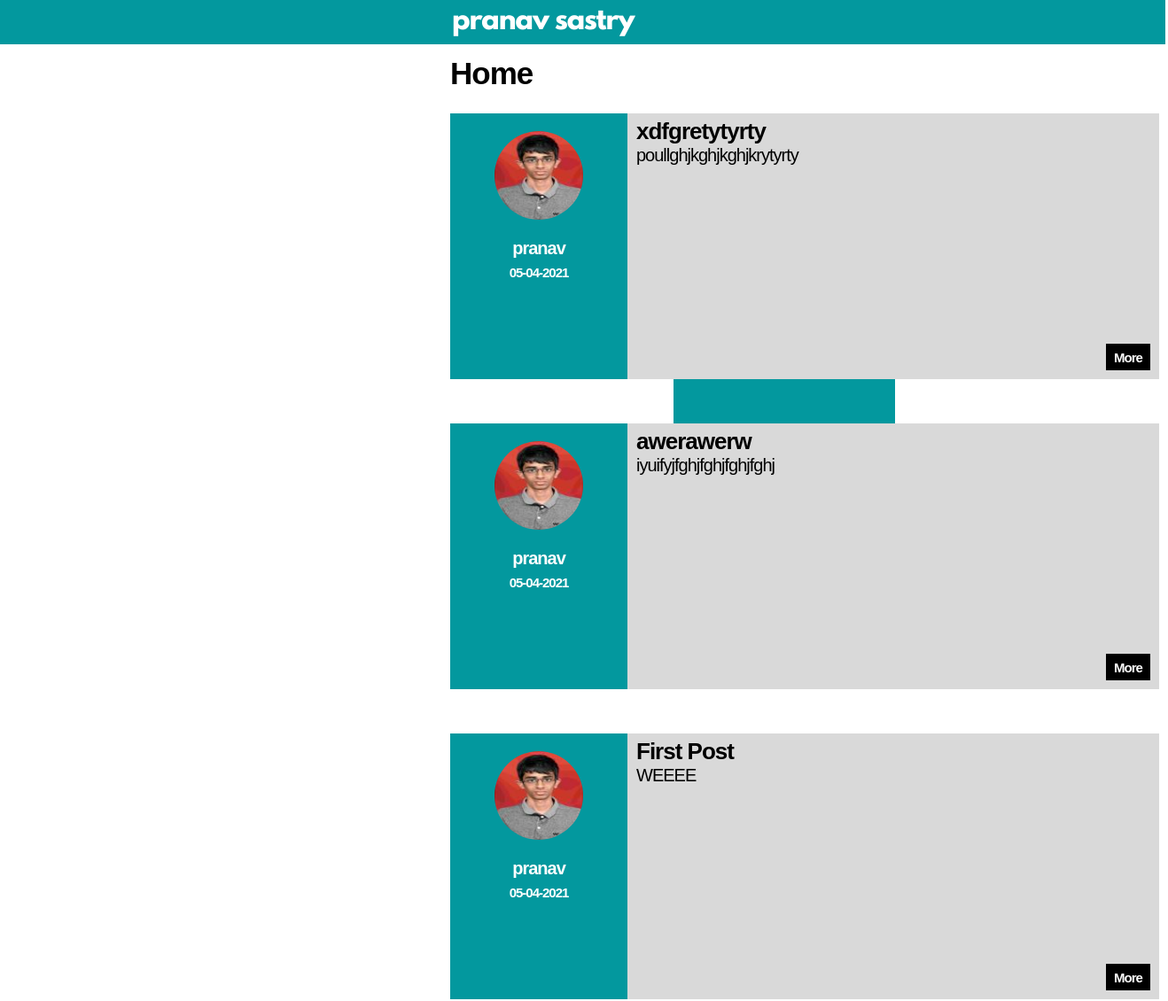
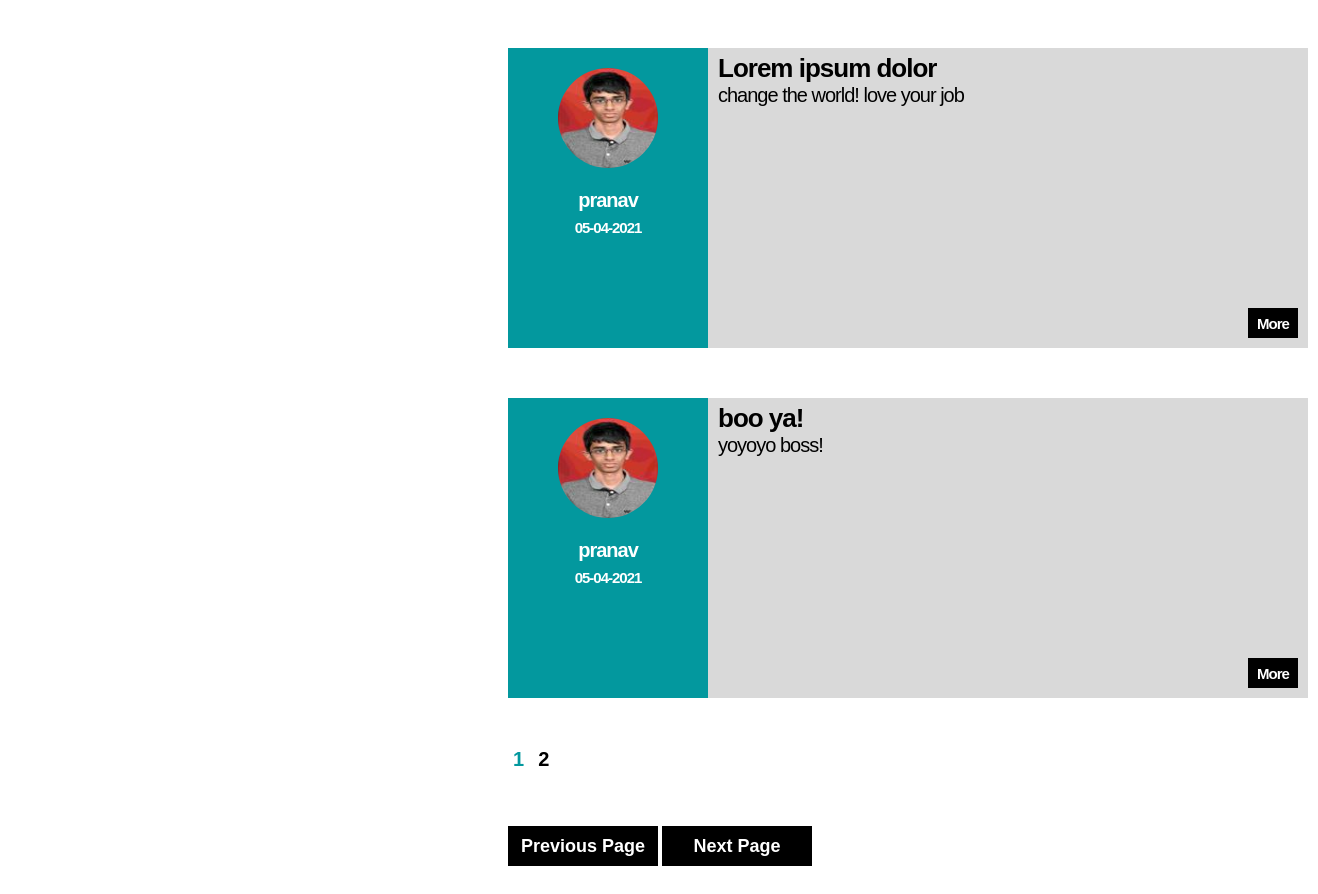
The app's page /home, older data (2 pictures, top to bottom).
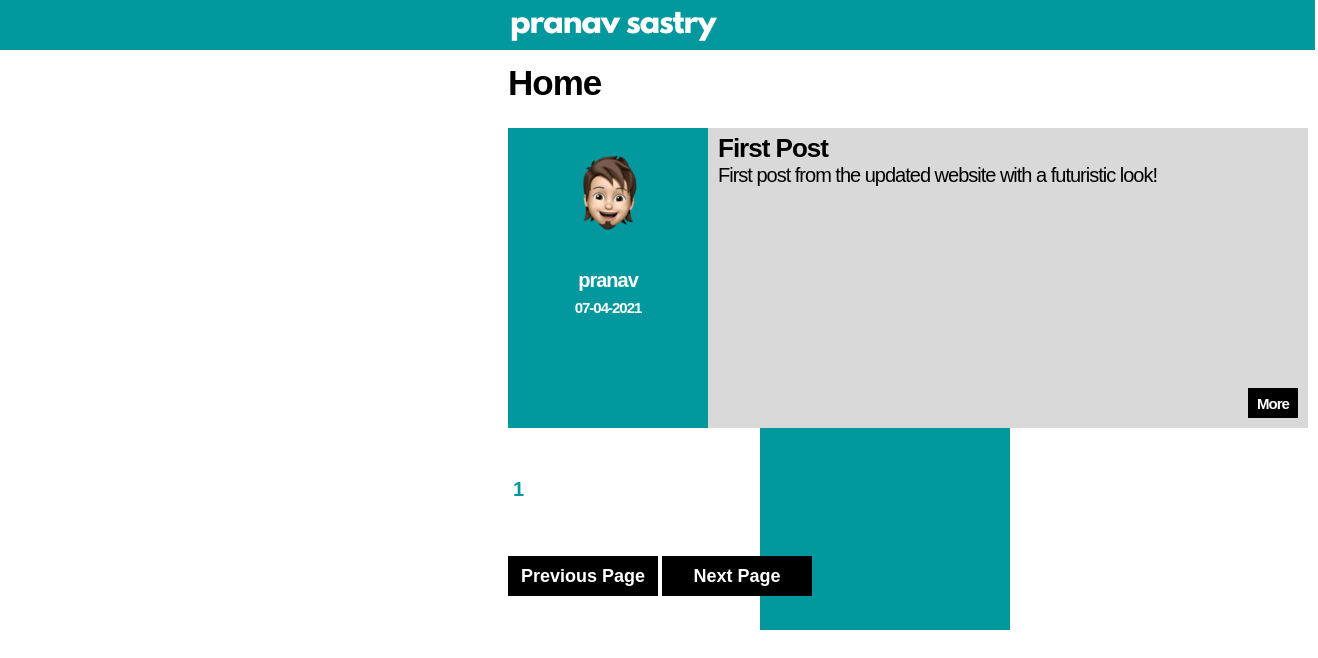
The same page, newer data.
### flaskblog/models.py (models this page shows, shortened)
class Post(db.Model):
    id = db.Column(db.Integer,primary_key=True)
    date = db.Column(db.DateTime,nullable=False,default=dt.datetime.utcnow)
    title = db.Column(db.String(100),nullable=False)
    content = db.Column(db.Text,nullable=False)
    user_id = db.Column(db.Integer,db.ForeignKey('user.id'),nullable=False)

class User(db.Model,UserMixin):
    id = db.Column(db.Integer,primary_key=True)
    username = db.Column(db.String(20),unique=True,nullable=False)
    email = db.Column(db.String(120),unique=True,nullable=False)
    image_file = db.Column(db.String(20),nullable=False,default='default.png')
    password = db.Column(db.String(60),nullable=False)
    posts = db.relationship('Post',backref='author',lazy=True)

### flaskblog/main/routes.py (the view)
@main.route("/")
@main.route("/home")
def home():
    page = request.args.get('page',1)
    posts = Post.query.order_by(Post.date.desc()).paginate(per_page=5)
    return render_template('home.html',posts=posts)

### flaskblog/templates/home.html (shortened to what this page needs)
{% extends "layout.html" %}
{% block content %}
  <h1 style="margin-left:500px;">Home</h1>
  {% for post in posts.items %}
    <div class="post_card">
      <div class="post_card_left">
        <img class="user_img" style="margin-left:50px;margin-top:20px;" src="{{ url_for('static',filename='profile_pics/{}'.format(post.author.image_file)) }}">
        <h2 style="margin-left:0px;text-align:center;color:white;"><a style="text-decoration:none;color:white;" href="{{ url_for('users.profile',username=post.author.username) }}">{{ post.author.username }}</a></h2>
        <h2 style="margin-top:-10px;margin-left:0px;text-align:center;font-family:'Spartan-MB',sans-serif;font-size:15px;font-weight:600;color:white;">{{ post.date.strftime('%d-%m-%Y') }}</h2>
      </div>
      <button class="button more_button" style="margin-left:740px;margin-top:260px;"><a href="{{ url_for('posts.post_page',username=post.author.username,id=post.id) }}" style="text-decoration:none;color:inherit;"><h2 style="font-size:15px;margin:auto;">More</h2></a></button>
      <div style="margin-top:-285px;margin-left:200px;">
        <h1 style="margin-top:0px;margin-bottom:25px;font-size:26px;"><a style="text-decoration:none;color:inherit;" href="{{ url_for('posts.post_page',username=post.author.username,id=post.id) }}">{{ post.title }}</a></h1>
        {% if post.content|length >=310 %}
          <pre style="white-space:pre-wrap;"><h3 style="margin-top:-25px;font-family:'Spartan-MB',sans-serif;font-weight:normal;">{{ post.content[0:310] }}</h3><pre>
          <h2 style="margin-top:-20px;font-family:'Spartan-MB',sans-serif;font-weight:800;">Continued...</h2>
        {% else %}
          <pre style="white-space:pre-wrap;"><h3 style="margin-top:-25px;font-family:'Spartan-MB',sans-serif;font-weight:normal;">{{ post.content }}</h3><pre>
        {% endif %}
      </div>
    </div>
  {% endfor %}
  <div style="height:50px;"></div>
  <div style="margin-left:500px;">
    {% for page_num in posts.iter_pages(left_edge=1,right_edge=1,left_current=1,right_current=2) %}
      {% if page_num %}
        {% if page_num == posts.page%}
          <a class="paginate_selected" style="text-decoration:none;" href="{{ url_for('main.home',page=page_num )}}">{{ page_num }}</a>
        {% else %}
          <a class="paginate" style="text-decoration:none;" href="{{ url_for('main.home',page=page_num )}}">{{ page_num }}</a>
        {% endif %}
      {% else %}
        ...
      {% endif %}
    {% endfor %}
  </div>
  <div style="height:20px;"></div>
  <div>
    <button class="button submit_button" style="width:150px;margin-left:500px;"><a style="text-decoration:none;color:inherit;" href="{{ url_for('main.home',page=posts.prev_num) }}">Previous Page</a></button>
    <button class="button submit_button" style="width:150px;margin-left:0px;"><a style="text-decoration:none;color:inherit;" href="{{ url_for('main.home',page=posts.next_num) }}">Next Page</a></button>
  </div>
{% endblock content %}

Row changes from the older to the newer data that the page shows:
removed Post: image_file (picture), author.username "pranav", date "05-04-2021", title "xdfgretytyrty", content "poullghjkghjkghjkrytyrty"
removed Post: image_file (picture), author.username "pranav", date "05-04-2021", title "awerawerw", content "iyuifyjfghjfghjfghjfghj"
removed Post: image_file (picture), author.username "pranav", date "05-04-2021", title "First Post", content "WEEEE"
removed Post: image_file (picture), author.username "pranav", date "05-04-2021", title "Lorem ipsum dolor", content "change the world! love your job"
removed Post: image_file (picture), author.username "pranav", date "05-04-2021", title "boo ya!", content "yoyoyo boss!"
now on this page (row edited): Post: image_file (picture), author.username "pranav", date "07-04-2021", title "First Post", content "First post from the updated website with a futuristic look!"
Text that changed along with them:
list line gone: "2"
